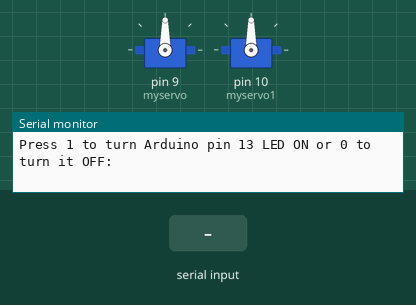
This sketch was run on a simulated Arduino Uno, built with avr-gcc and run on an emulated ATmega328P. Shown: 2 × servo, the last lines printed to the serial monitor. Inputs (shaded band) come from the test bench.

Above: at 1.2 s.
1.3 s: "1" received over Serial
3.1 s: "2" received over Serial
At 4.5 s:
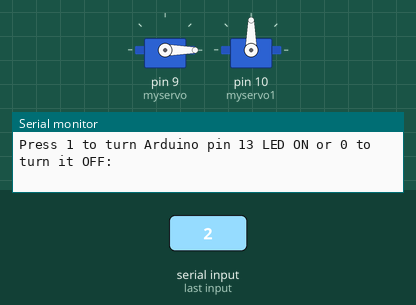
4.9 s: "3" received over Serial
6.7 s: "4" received over Serial
At 8.2 s:
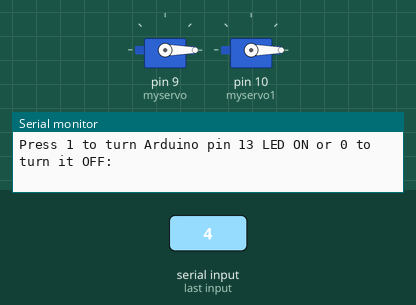
8.5 s: "1" received over Serial
At 9.8 s:
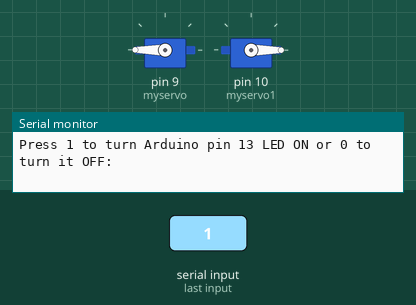
10.3 s: "2" received over Serial
At 10.45 s:
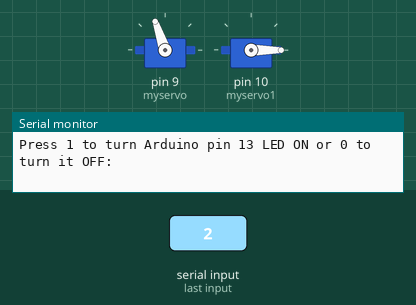
Timing chart, 0 to 13.1 s (numbered marks = the images above; inputs shaded):
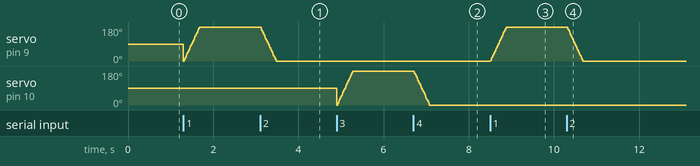

The sketch:

sketch_apr02c.ino
```cpp
#include <Servo.h>
Servo myservo;
Servo myservo1;
char INBYTE;
int  pos = 0; // LED on pin 13

void setup() {
  myservo.attach(9);
  Serial.begin(9600);
  myservo1.attach(10);
}

void loop() {
  Serial.println("Press 1 to turn Arduino pin 13 LED ON or 0 to turn it OFF:");
  while (!Serial.available());   // stay here so long as COM port is empty
  INBYTE = Serial.read();        // read next available byte
  if( INBYTE == '1' ){
   for (pos = 0; pos <= 180; pos += 1) { // goes from 0 degrees to 180 degrees
    // in steps of 1 degree
    myservo.write(pos);              // tell servo to go to position in variable 'pos'
    delay(2);                       // waits 15ms for the servo to reach the position
  }
    }  // if it's a 0 (zero) tun LED off
  if( INBYTE == '2' ){
      for (pos = 180; pos >= 0; pos -= 1) { // goes from 180 degrees to 0 degrees
    myservo.write(pos);              // tell servo to go to position in variable 'pos'
    delay(2);                       // waits 15ms for the servo to reach the position
  }
    } // if it's a 1 (one) turn LED on
    ///
  if( INBYTE == '3' ){
   for (pos = 0; pos <= 180; pos += 1) { // goes from 0 degrees to 180 degrees
    // in steps of 1 degree
    myservo1.write(pos);              // tell servo to go to position in variable 'pos'
    delay(2);                       // waits 15ms for the servo to reach the position
  }
    }  // if it's a 0 (zero) tun LED off
  if( INBYTE == '4' ){
      for (pos = 180; pos >= 0; pos -= 1) { // goes from 180 degrees to 0 degrees
    myservo1.write(pos);              // tell servo to go to position in variable 'pos'
    delay(2);                       // waits 15ms for the servo to reach the position
  }
    } // if it's a 1 (one) turn LED on
  delay(5);
}
```

Measured:
- after the input at 3.1 s, servo on pin 9 (myservo): moves from 180° to 0° over 0.37 s, starting at once
- after the input at 6.7 s, servo on pin 10 (myservo1): moves from 180° to 0° over 0.37 s, starting at once
- after the input at 8.5 s, servo on pin 9 (myservo): moves from 0° to 180° over 0.37 s, starting at once
- after the input at 10.3 s, servo on pin 9 (myservo): moves from 180° to 0° over 0.37 s, starting at once
